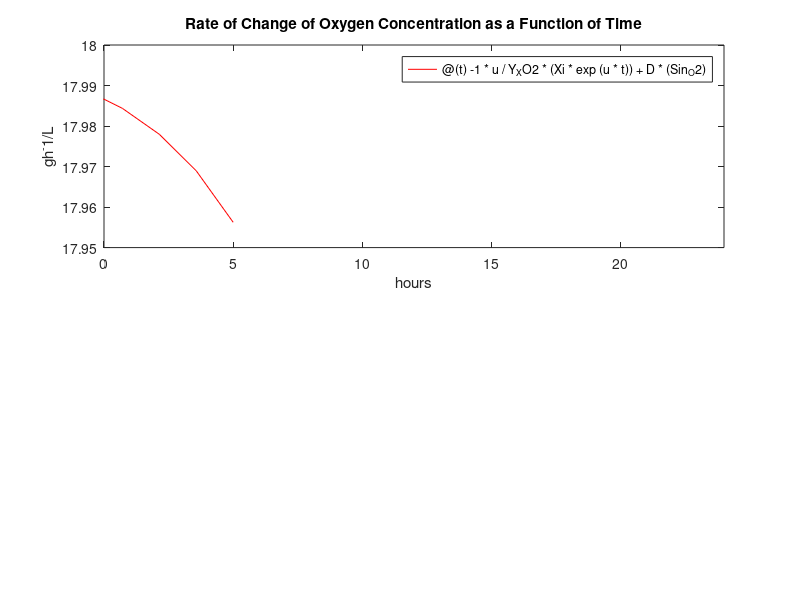

The MATLAB source for this figure: (Note: this script raises an error after producing the figure.)
%The Script used to Plot Growth Curves and get Production Rate of
%Betacarotene

%Assume that lag phase is negligible 

Xi = 0.0156; %initial cell density in gDW/L
ti = 0;
tf = 24; % h   figure this out 
t = [1:0.01:24]; %a specific point in time

Q = 3000; %L/h Pump input of air 

Sin_O2 = 0.3; %g/L  atmospheric oxygen 

S_O2 = 0; %effluent of substrate

r_O2 = 0.11; %mol gDW^-1 h^-1 SOURCE: https://www.researchgate.net/publication/257309421_Comparing_cellular_performance_of_Yarrowia_lipolytica_during_growth_on_glucose_and_glycerol_in_submerged_cultivations 

Y_XO2 = (r_O2 * 32)^(-1); %yield coefficient of grams of cell mass to oxygen mass


V = 50; %L Size of bioreactor 

D = Q/V; %h^-1

u = 0.24; % h^-1 specific growth rate (double check this) 

X = Xi*exp(u*t); %cell density during log phase gDW



dO2 = -1 * u/Y_XO2 .* X + D*(Sin_O2);

%plotting the rate of change of oxygen at any moment in time (dO2/dt)
subplot(2, 1, 1)
fplot(@(t) -1 * u/Y_XO2 * (Xi*exp(u*t)) + D*(Sin_O2), 'r') 
title('Rate of Change of Oxygen Concentration as a Function of Time')
xlabel('hours')
ylabel('gh^-1/L')
xlim([0 24])




%calculating the total amount of betacarotene production over 24 hours 
Y_XBC = (0.020)^-1; % yield coefficient of biomass to betacarotene (gDW/gBC) SOURCE: https://www.frontiersin.org/articles/10.3389/fbioe.2020.00029/full#F2 

%plotting beta carotene production
figure
syms T
dBC = 1*u/Y_XBC *(Xi*exp(u*T)); %beta carotene production
fplot(dBC, 'r')
title('Rate of Change of Beta Carotene Production as a Function of Time')
xlabel('hours')
ylabel('gh^-1/L')
xlim([0, 25])


%cell density of yarrowia as a function of time
figure
plot(t, X, 'r')
title('Cell Density of Yarrowia Lypolitica as a Function of Time')
xlabel('hours')
ylabel('gDW/L')

%plotting the rate of change of glucose at any moment in time (dG/dt)
Y_XG = 0.262; %gDW over grams of glucose - SOURCE: https://www.frontiersin.org/articles/10.3389/fbioe.2020.00029/full#F2
dG = -1;

figure
syms T
dG = -1*u/Y_XG *(Xi*exp(u*T));
fplot(dG, 'r')
title('Rate of Change of Glucose Concentration as a Function of Time')
xlabel('hours')
ylabel('gh^-1/L')
xlim([0 24])


%--------------- TOTALS ----------------%
%integrate to get total numbers on glucose consumption
fp4 = int(dG, T);
figure
fplot(fp4)
title('Total Amount of Glucose Consumed as a Function of time in Hours')
xlabel('hours')
ylabel('g/L')

%integrate to get total amount of beta carotene produced 
amount_of_BC = double( int(dBC, T, 0, 24));
disp('Amount of betacarotene produce in 24 hours')
disp(amount_of_BC)














